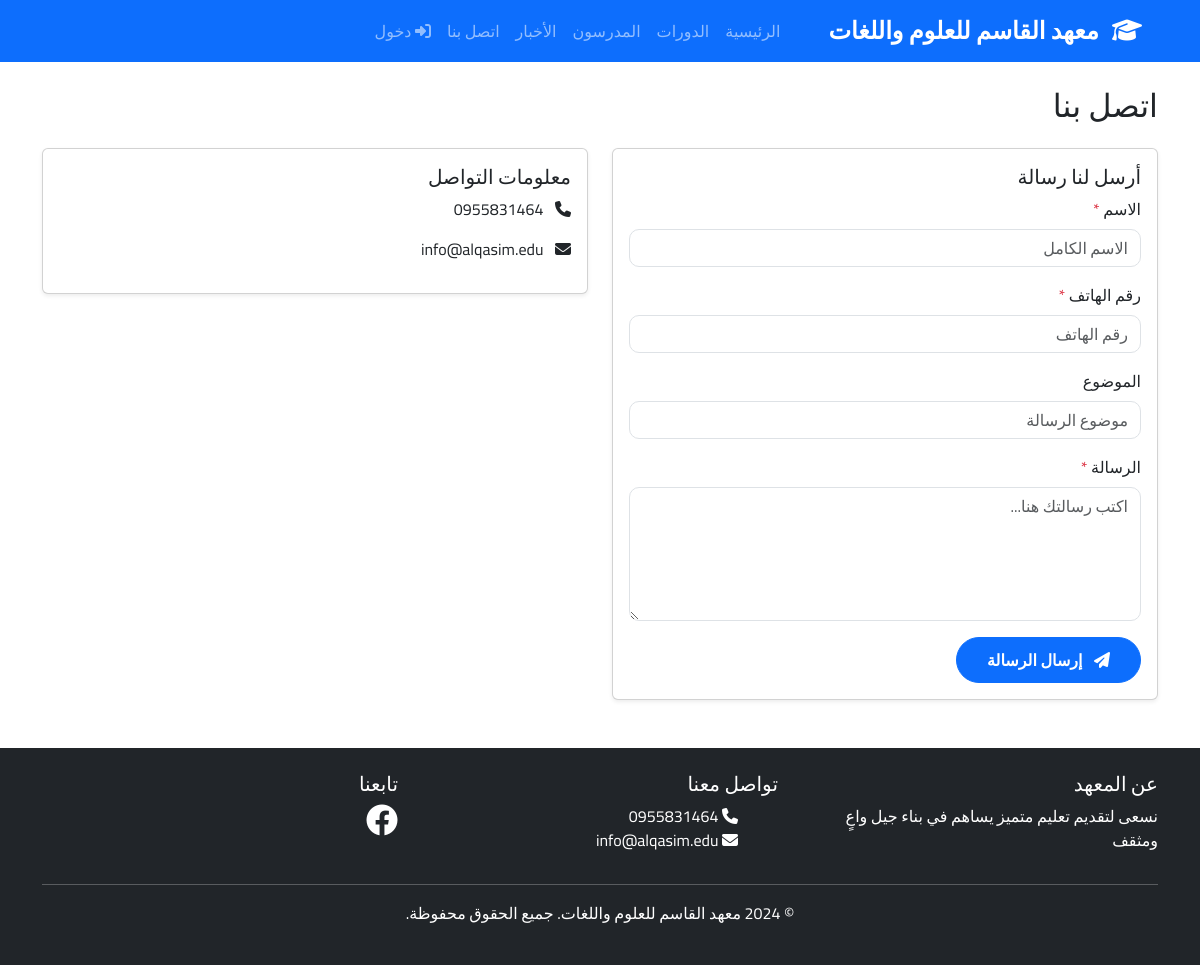
The app's page /contact with its own data.
### app/models/settings.py (models this page shows, shortened)
class SiteSettings(db.Model):
    __tablename__ = 'site_settings'
    id = db.Column(db.Integer, primary_key=True)
    institute_name = db.Column(db.String(200), default='معهد القاسم للعلوم واللغات')
    logo = db.Column(db.String(255))
    about_title = db.Column(db.String(200))
    about_content = db.Column(db.Text)
    founding_date = db.Column(db.String(100))
    mission_statement = db.Column(db.Text)
    facebook_url = db.Column(db.String(255))
    phone1 = db.Column(db.String(20))
    phone2 = db.Column(db.String(20))
    email = db.Column(db.String(120))
    address = db.Column(db.Text)
    telegram_bot_token = db.Column(db.String(255))
    telegram_chat_id = db.Column(db.String(100))
    telegram_backup_enabled = db.Column(db.Boolean, default=False)
    telegram_bot_enabled = db.Column(db.Boolean, default=False)
    telegram_bot_webhook_enabled = db.Column(db.Boolean, default=False)
    telegram_bot_webhook_url = db.Column(db.String(500))
    telegram_bot_notifications_enabled = db.Column(db.Boolean, default=True)
    courses_slider_items = db.Column(db.Integer, default=3)
    courses_slider_interval = db.Column(db.Integer, default=5000)
    courses_slider_auto_play = db.Column(db.Boolean, default=True)
    courses_slider_transition = db.Column(db.String(20), default='slide')
    teachers_slider_items = db.Column(db.Integer, default=4)
    teachers_slider_interval = db.Column(db.Integer, default=5000)
    teachers_slider_auto_play = db.Column(db.Boolean, default=True)
    teachers_slider_transition = db.Column(db.String(20), default='slide')
    payment_reminder_enabled = db.Column(db.Boolean, default=True)
    payment_reminder_days_before = db.Column(db.Integer, default=3)
    payment_reminder_time = db.Column(db.String(5), default='09:00')
    payment_reminder_message = db.Column(db.Text, default='تذكير: لديك قسط مستحق\n\n📋 العنوان: {title}\n💰 المبلغ الإجمالي: {total_amount} ل.س\n💳 المبلغ المدفوع: {paid_amount} ل.س\n📊 المبلغ المتبقي: {remaining_amount} ل.س\n📅 تاريخ الاستحقاق: {due_date}\n\nيرجى تسديد المبلغ المتبقي في أقرب وقت ممكن.')
    updated_at = db.Column(db.DateTime, default=damascus_now, onupdate=damascus_now)

### app/routes/public.py (the view, shortened to what this page needs)
@bp.route('/contact', methods=['GET', 'POST'])
def contact():
    settings = SiteSettings.query.first()
    return render_template('public/contact.html', settings=settings)

### app/templates/public/contact.html (shortened to what this page needs)
{% extends "base.html" %}
{% block content %}
<div class="container mt-4">
    <h2 class="mb-4">اتصل بنا</h2>
    <div class="row">
        <div class="col-md-6">
            <div class="card shadow-sm">
                <div class="card-body">
                    <h5>أرسل لنا رسالة</h5>
                    <form method="POST">
                        <div class="mb-3">
                            <label class="form-label">الاسم <span class="text-danger">*</span></label>
                            <input type="text" class="form-control" name="name" placeholder="الاسم الكامل" required>
                        </div>
                        <div class="mb-3">
                            <label class="form-label">رقم الهاتف <span class="text-danger">*</span></label>
                            <input type="text" class="form-control" name="phone" placeholder="رقم الهاتف" required>
                        </div>
                        <div class="mb-3">
                            <label class="form-label">الموضوع</label>
                            <input type="text" class="form-control" name="subject" placeholder="موضوع الرسالة">
                        </div>
                        <div class="mb-3">
                            <label class="form-label">الرسالة <span class="text-danger">*</span></label>
                            <textarea class="form-control" name="message" rows="5" placeholder="اكتب رسالتك هنا..." required></textarea>
                        </div>
                        <button type="submit" class="btn btn-primary">
                            <i class="fas fa-paper-plane ms-2"></i>
                            إرسال الرسالة
                        </button>
                    </form>
                </div>
            </div>
        </div>
        <div class="col-md-6">
            <div class="card shadow-sm">
                <div class="card-body">
                    <h5>معلومات التواصل</h5>
                    {% if settings %}
                        {% if settings.phone1 %}<p><i class="fas fa-phone ms-2"></i> {{ settings.phone1 }}</p>{% endif %}
                        {% if settings.email %}<p><i class="fas fa-envelope ms-2"></i> {{ settings.email }}</p>{% endif %}
                    {% endif %}
                </div>
            </div>
        </div>
    </div>
</div>
{% endblock %}

### app/templates/base.html (shortened to what this page needs)
<!DOCTYPE html>
<html lang="ar" dir="rtl">
<head>
    <link href="https://cdn.jsdelivr.net/npm/bootstrap@5.3.0/dist/css/bootstrap.min.css" rel="stylesheet">
    <link rel="stylesheet" href="https://cdnjs.cloudflare.com/ajax/libs/font-awesome/6.4.0/css/all.min.css">
    <link rel="stylesheet" href="{{ url_for('static', filename='css/style.css') }}">
</head>
<body>
    <nav class="navbar navbar-expand-lg navbar-dark bg-primary sticky-top">
        <div class="container">
            <a class="navbar-brand" href="{{ url_for('public.index') }}">
                <i class="fas fa-graduation-cap ms-2"></i>
                {% if settings %}{{ settings.institute_name }}{% else %}معهد القاسم{% endif %}
            </a>
            <div class="collapse navbar-collapse" id="navbarNav">
                <ul class="navbar-nav ms-auto">
                    <li class="nav-item">
                        <a class="nav-link" href="{{ url_for('public.index') }}">الرئيسية</a>
                    </li>
                    <li class="nav-item">
                        <a class="nav-link" href="{{ url_for('public.courses') }}">الدورات</a>
                    </li>
                    <li class="nav-item">
                        <a class="nav-link" href="{{ url_for('public.teachers') }}">المدرسون</a>
                    </li>
                    <li class="nav-item">
                        <a class="nav-link" href="{{ url_for('public.news') }}">الأخبار</a>
                    </li>
                    <li class="nav-item">
                        <a class="nav-link" href="{{ url_for('public.contact') }}">اتصل بنا</a>
                    </li>
                    {% if current_user.is_authenticated %}
                        {% if current_user.role in ['admin', 'assistant'] %}
                            <li class="nav-item">
                                <a class="nav-link" href="{{ url_for('admin.dashboard') }}">
                                    <i class="fas fa-tachometer-alt"></i> لوحة التحكم
                                </a>
                            </li>
                        {% elif current_user.role == 'teacher' %}
                            <li class="nav-item">
                                <a class="nav-link" href="{{ url_for('teacher.dashboard') }}">
                                    <i class="fas fa-chalkboard-teacher"></i> لوحتي
                                </a>
                            </li>
                        {% elif current_user.role == 'student' %}
                            <li class="nav-item">
                                <a class="nav-link" href="{{ url_for('student.dashboard') }}">
                                    <i class="fas fa-user-graduate"></i> لوحتي
                                </a>
                            </li>
                        {% endif %}
                        {% if current_user.role in ['student', 'teacher'] %}
                            <li class="nav-item">
                                <a class="nav-link position-relative" href="{% if current_user.role == 'student' %}{{ url_for('student.notifications') }}{% else %}{{ url_for('teacher.notifications') }}{% endif %}">
                                    <i class="fas fa-bell"></i>
                                    {% set unread_count = current_user.get_unread_notifications_count() %}
                                    {% if unread_count > 0 %}
                                    <span class="position-absolute top-0 start-100 translate-middle badge rounded-pill bg-danger" style="font-size: 0.6rem;">
                                        {{ unread_count if unread_count < 100 else '99+' }}
                                    </span>
                                    {% endif %}
                                </a>
                            </li>
                        {% endif %}
                        <li class="nav-item">
                            <a class="nav-link" href="{{ url_for('auth.logout') }}">
                                <i class="fas fa-sign-out-alt"></i> خروج
                            </a>
                        </li>
                    {% else %}
                        <li class="nav-item">
                            <a class="nav-link" href="{{ url_for('auth.login') }}">
                                <i class="fas fa-sign-in-alt"></i> دخول
                            </a>
                        </li>
                    {% endif %}
                </ul>
            </div>
        </div>
    </nav>
    <main>
        {% block content %}{% endblock %}
    </main>
    <footer class="bg-dark text-white py-4 mt-5">
        <div class="container">
            <div class="row">
                <div class="col-md-4">
                    <h5>عن المعهد</h5>
                    <p>{% if settings %}{{ settings.mission_statement }}{% else %}معهد تعليمي رائد{% endif %}</p>
                </div>
                <div class="col-md-4">
                    <h5>تواصل معنا</h5>
                    <ul class="list-unstyled">
                        {% if settings %}
                            {% if settings.phone1 %}<li><i class="fas fa-phone"></i> {{ settings.phone1 }}</li>{% endif %}
                            {% if settings.email %}<li><i class="fas fa-envelope"></i> {{ settings.email }}</li>{% endif %}
                        {% endif %}
                    </ul>
                </div>
                <div class="col-md-4">
                    <h5>تابعنا</h5>
                    {% if settings and settings.facebook_url %}
                        <a href="{{ settings.facebook_url }}" class="text-white ms-3" target="_blank">
                            <i class="fab fa-facebook fa-2x"></i>
                        </a>
                    {% endif %}
                </div>
            </div>
            <hr class="bg-white">
            <div class="text-center">
                <p>&copy; 2024 معهد القاسم للعلوم واللغات. جميع الحقوق محفوظة.</p>
            </div>
        </div>
    </footer>
</body>
</html>

### app/static/css/style.css (style rules this page uses)
* { font-family: 'Cairo', sans-serif; }
body { min-height: 100vh; display: flex; flex-direction: column; }
main { flex: 1; }
.card { transition: transform 0.3s ease, box-shadow 0.3s ease; }
.navbar-brand { font-weight: 700; font-size: 1.5rem; }
footer { margin-top: auto; }
.btn { border-radius: 25px; padding: 10px 30px; font-weight: 600; }
.form-control, .form-select { border-radius: 10px; }
.shadow-sm { box-shadow: 0 0.125rem 0.25rem rgba(0,0,0,0.075) !important; }

### records on screen
SiteSettings: institute_name "معهد القاسم للعلوم واللغات", phone1 "0955831464", email "info@alqasim.edu", mission_statement "نسعى لتقديم تعليم متميز يساهم في بناء جيل واعٍ ومثقف"
